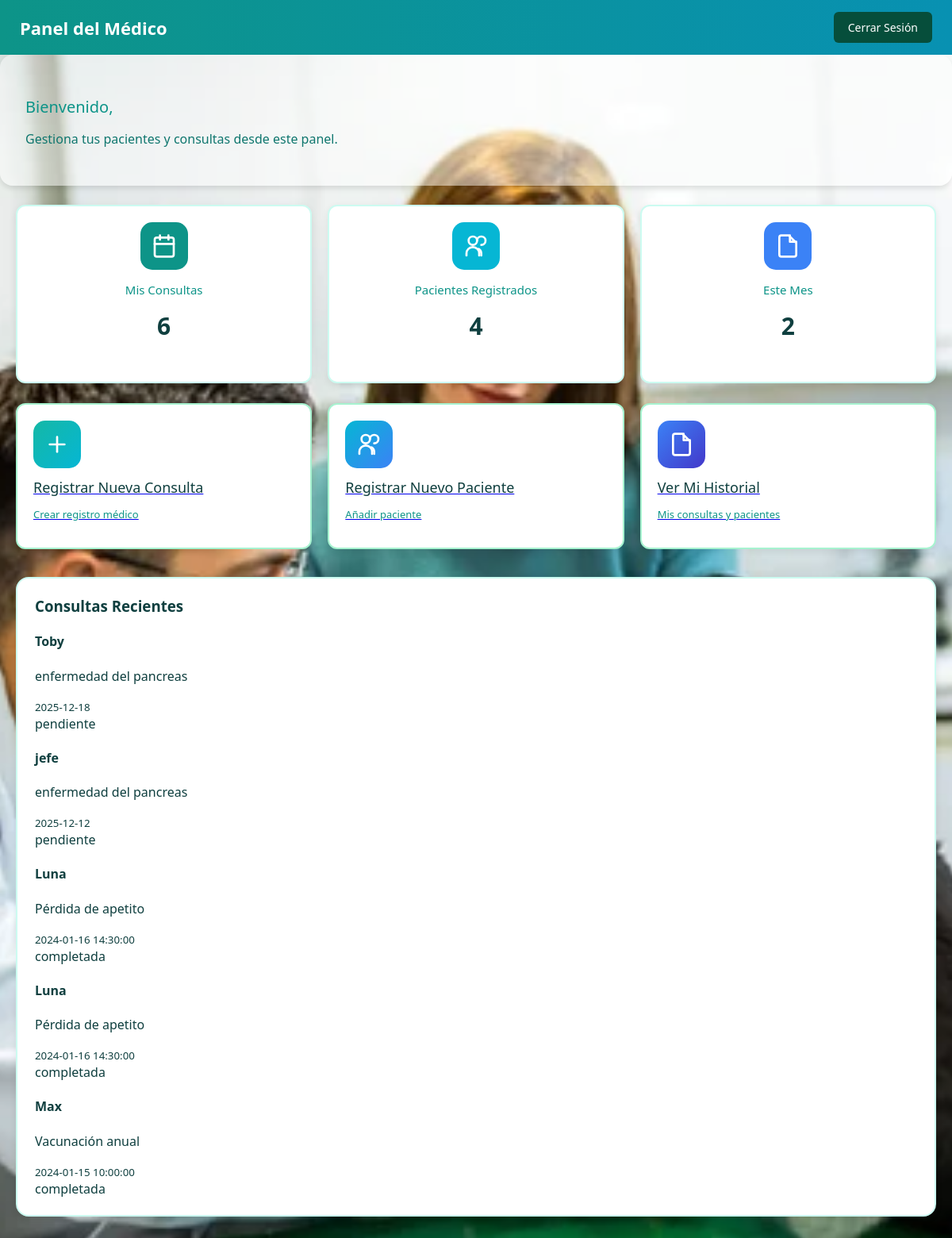
/doctor/dashboard (signed in), run on the app's committed database.
### tables this page shows
CREATE TABLE consultas (
            id INTEGER PRIMARY KEY AUTOINCREMENT,
            paciente_id INTEGER NOT NULL,
            doctor_id INTEGER NOT NULL,
            fecha_consulta TIMESTAMP NOT NULL,
            motivo TEXT NOT NULL,
            diagnostico TEXT,
            tratamiento TEXT,
            medicamentos TEXT,
            proxima_cita TIMESTAMP,
            estado TEXT CHECK(estado IN ('pendiente', 'completada', 'cancelada')) DEFAULT 'pendiente',
            costo REAL,
            FOREIGN KEY (paciente_id) REFERENCES pacientes (id),
            FOREIGN KEY (doctor_id) REFERENCES usuarios (id)
        );

CREATE TABLE pacientes (
            id INTEGER PRIMARY KEY AUTOINCREMENT,
            nombre TEXT NOT NULL,
            especie TEXT NOT NULL,
            raza TEXT,
            edad INTEGER,
            peso REAL,
            color TEXT,
            sexo TEXT CHECK(sexo IN ('M', 'F')),
            nombre_dueno TEXT NOT NULL,
            telefono_dueno TEXT NOT NULL,
            email_dueno TEXT,
            direccion_dueno TEXT,
            fecha_registro TIMESTAMP DEFAULT CURRENT_TIMESTAMP,
            notas TEXT
        );

### calc_app.py (the view)
@app.route('/doctor/dashboard')
def doctor_dashboard():
    if 'user_id' not in session or session['rol'] != 'doctor':
        flash('Acceso denegado', 'error')
        return redirect(url_for('login'))
    conn = get_db_connection()
    cursor = conn.cursor()
    try:
        conn = get_db_connection()
        cursor = conn.cursor()
        cursor.execute('SELECT * FROM usuarios WHERE id = ?', (session['user_id'],))
        doctor = cursor.fetchone()
        cursor.execute('SELECT COUNT(*) as count FROM consultas WHERE doctor_id = ?',
                       (session['user_id'],))
        mis_consultas_result = cursor.fetchone()
        mis_consultas = mis_consultas_result['count'] if mis_consultas_result else 0
        cursor.execute('''
            SELECT COUNT(DISTINCT paciente_id) as count
            FROM consultas
            WHERE doctor_id = ?
        ''', (session['user_id'],))
        mis_pacientes_result = cursor.fetchone()
        mis_pacientes = mis_pacientes_result['count'] if mis_pacientes_result else 0
        cursor.execute('''
            SELECT COUNT(*) as count FROM consultas
            WHERE doctor_id = ?
            AND strftime('%Y-%m', fecha_consulta) = strftime('%Y-%m', 'now')
        ''', (session['user_id'],))
        consultas_mes_result = cursor.fetchone()
        consultas_mes = consultas_mes_result['count'] if consultas_mes_result else 0
        cursor.execute('''
            SELECT c.*, p.nombre as paciente_nombre
            FROM consultas c
            JOIN pacientes p ON c.paciente_id = p.id
            WHERE c.doctor_id = ?
            ORDER BY c.fecha_consulta DESC
            LIMIT 5
        ''', (session['user_id'],))
        consultas_recientes_data = cursor.fetchall()
        conn.close()
        consultas_recientes = []
        for c in consultas_recientes_data:
            consultas_recientes.append(dict(c))
        return render_template('ddoctor-dashboard.html',
                             doctor=doctor,
                             mis_consultas=mis_consultas,
                             mis_pacientes=mis_pacientes,
                             consultas_mes=consultas_mes,
                             consultas_recientes=consultas_recientes)
    except Exception as e:
        print(f"Error en doctor_dashboard: {e}")
        flash('Error al cargar el dashboard', 'error')
        return redirect(url_for('login'))

### database.py (called while the page is built)
def get_db_connection():
    conn = sqlite3.connect('clinic.db')
    conn.row_factory = sqlite3.Row
    return conn

### templates/ddoctor-dashboard.html (shortened to what this page needs)
<!DOCTYPE html>
<html lang="es">
  <head>
    <link rel="stylesheet" href="../static/css/ddoctor-dashboard.css" />
  </head>
  <body data-doctor-id="doctor-a">
    <nav class="topbar">
      <h2>Panel del Médico</h2>
      <a href="{{ url_for('logout') }}" class="logout-btn">Cerrar Sesión</a>
    </nav>
    <header class="header-welcome">
      <p class="sub">
        Bienvenido,
      </p>
      <p class="desc">Gestiona tus pacientes y consultas desde este panel.</p>
    </header>
    <section class="stats-grid">
      <div class="card stat-card">
        <div class="icon-box teal">
          <img src="{{ url_for('static', filename='icons/calendar.svg') }}" alt="consultas" />
        </div>
        <p class="label">Mis Consultas</p>
        <p id="myConsultations" class="number">{{ mis_consultas }}</p>
      </div>
      <div class="card stat-card">
        <div class="icon-box cyan">
          <img src="{{ url_for('static', filename='icons/users.svg') }}" alt="pacientes" />
        </div>
        <p class="label">Pacientes Registrados</p>
        <p id="myPatients" class="number">{{ mis_pacientes }}</p>
      </div>
      <div class="card stat-card">
        <div class="icon-box blue">
          <img src="{{ url_for('static', filename='icons/file.svg') }}" alt="mes" />
        </div>
        <p class="label">Este Mes</p>
        <p id="myConsultationsMonth" class="number">{{ consultas_mes }}</p>
      </div>
    </section>
    <section class="actions-grid">
      <a href="{{ url_for('register_consultation') }}" class="action-btn">
        <div class="icon-box teal-cyan">
          <img src="{{ url_for('static', filename='icons/plus.svg') }}" alt="nueva consulta" />
        </div>
        <p class="title">Registrar Nueva Consulta</p>
        <p class="desc-small">Crear registro médico</p>
      </a>
      <a href="{{ url_for('register_patient') }}" class="action-btn">
        <div class="icon-box cyan-blue">
          <img src="{{ url_for('static', filename='icons/users.svg') }}" alt="registrar paciente" />
        </div>
        <p class="title">Registrar Nuevo Paciente</p>
        <p class="desc-small">Añadir paciente</p>
      </a>
      <a href="{{ url_for('historial_pacientes') }}" class="action-btn">
        <div class="icon-box blue-indigo">
          <img src="{{ url_for('static', filename='icons/file.svg') }}" alt="historial" />
        </div>
        <p class="title">Ver Mi Historial</p>
        <p class="desc-small">Mis consultas y pacientes</p>
      </a>
    </section>
    <section class="card recent-box">
      <h3>Consultas Recientes</h3>
      <div id="recentConsultations" class="recent-list">
        {% if consultas_recientes %} {% for consulta in consultas_recientes %}
        <div class="consultation-item">
          <div class="consult-left">
            <h4>{{ consulta.paciente_nombre }}</h4>
            <p>{{ consulta.motivo }}</p>
            <small>{{ consulta.fecha_consulta }}</small>
          </div>
          <div class="consult-right">
            <span class="status {{ consulta.estado }}"
              >{{ consulta.estado }}</span
            >
          </div>
        </div>
        {% endfor %} {% else %}
        <p class="empty">No hay consultas registradas aún</p>
        {% endif %}
      </div>
    </section>
  </body>
</html>

### static/css/ddoctor-dashboard.css (style rules this page uses)
body { margin: 0; padding: 0; font-family: "Segoe UI", sans-serif; background: #f3fdfd url('../img/clinic 2.jpg') center/cover no-repeat fixed; color: #0f3f3f; }
.topbar { background: linear-gradient(to right, #0d9488, #0891b2); padding: 15px 25px; display: flex; justify-content: space-between; align-items: center; color: white; }
.topbar h2 { margin: 0; font-size: 22px; }
.logout-btn { background: #064e3b; padding: 10px 18px; color: white; text-decoration: none; border-radius: 6px; font-size: 14px; transition: 0.3s; }
.header-welcome { background: rgba(255, 255, 255, 0.473); padding: 2rem; border-radius: 1rem; margin-bottom: 1.5rem; box-shadow: 0 4px 6px rgba(0, 0, 0, 0.1); }
.header-welcome .sub { font-size: 20px; margin-bottom: 5px; color: #0d9488; }
.header-welcome .desc { color: #0f766e; }
.stats-grid { display: grid; grid-template-columns: repeat(auto-fit, minmax(230px, 1fr)); gap: 20px; padding: 0 20px; margin-bottom: 25px; }
.card { background: white; border-radius: 12px; padding: 20px; border: 2px solid #ccfbf1; box-shadow: 0 3px 10px rgba(0,0,0,0.08); }
.stat-card { text-align: center; }
.icon-box { width: 60px; height: 60px; margin: 0 auto 15px auto; border-radius: 15px; display: flex; align-items: center; justify-content: center; }
.icon-box img { width: 32px; height: 32px; filter: brightness(0) invert(1); }
.teal { background: #0d9488; }
.cyan { background: #06b6d4; }
.blue { background: #3b82f6; }
.label { font-size: 15px; color: #0d9488; }
.number { font-size: 30px; font-weight: bold; margin-top: 5px; color: #0f3f3f; }
.actions-grid { display: grid; grid-template-columns: repeat(auto-fit, minmax(260px, 1fr)); gap: 20px; padding: 0 20px; margin-bottom: 35px; }
.action-btn { background: white; padding: 20px; border-radius: 12px; border: 2px solid #a7f3d0; text-align: left; cursor: pointer; transition: 0.3s; box-shadow: 0 3px 10px rgba(0,0,0,0.08); }
.action-btn .icon-box { margin: 0 0 12px 0; }
.title { font-size: 18px; margin: 5px 0; color: #0f3f3f; }
.desc-small { font-size: 13px; color: #0d9488; }
.teal-cyan { background: linear-gradient(to bottom right, #14b8a6, #06b6d4); }
.cyan-blue { background: linear-gradient(to bottom right, #06b6d4, #3b82f6); }
.blue-indigo { background: linear-gradient(to bottom right, #3b82f6, #4338ca); }
.recent-box { margin: 0 20px 30px 20px; background: white; padding: 22px; border-radius: 16px; border: 2px solid #ccfbf1; }
.recent-box h3 { margin-top: 0; color: #0f3f3f; }
.recent-list { margin-top: 15px; }

### data on the page
consultas: paciente_nombre "Toby", motivo "enfermedad del pancreas", fecha_consulta "2025-12-18", estado "pendiente"
consultas: paciente_nombre "jefe", motivo "enfermedad del pancreas", fecha_consulta "2025-12-12", estado "pendiente"
consultas: paciente_nombre "Luna", motivo "Pérdida de apetito", fecha_consulta "2024-01-16 14:30:00", estado "completada"
consultas: paciente_nombre "Luna", motivo "Pérdida de apetito", fecha_consulta "2024-01-16 14:30:00", estado "completada"
consultas: paciente_nombre "Max", motivo "Vacunación anual", fecha_consulta "2024-01-15 10:00:00", estado "completada"

### other printed values
{{ mis_consultas }} "6"
{{ mis_pacientes }} "4"
{{ consultas_mes }} "2"
